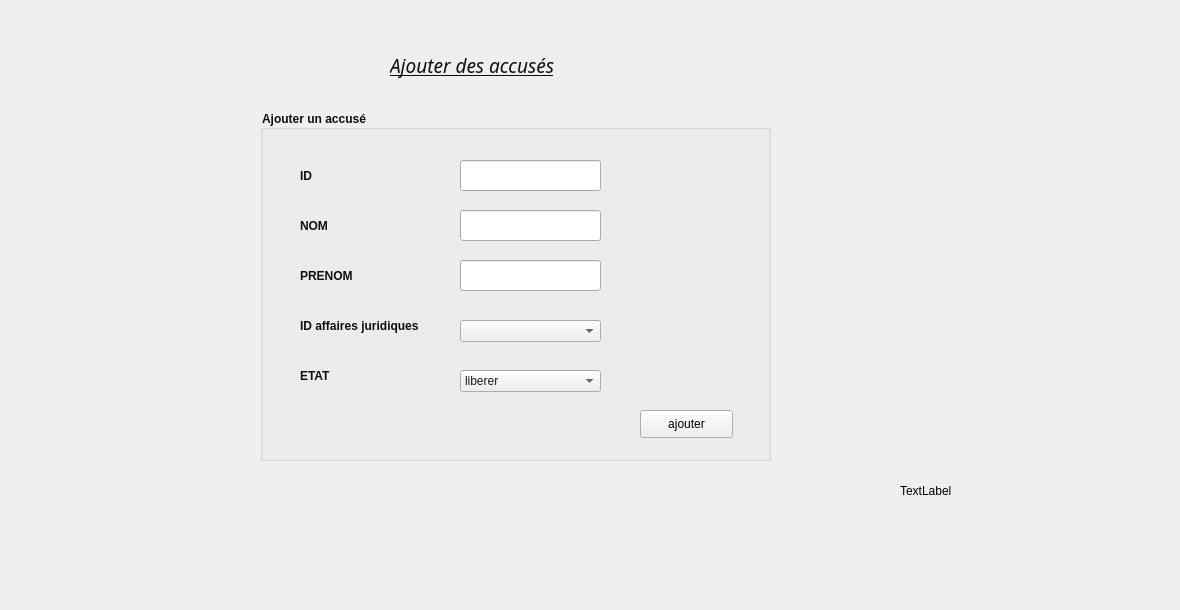
    <widget class="QWidget" name="Ajouter">
     <attribute name="title">
      <string>Ajouter</string>
     </attribute>
     <widget class="QGroupBox" name="groupBox">
      <property name="geometry">
       <rect>
        <x>260</x>
        <y>110</y>
        <width>511</width>
        <height>351</height>
       </rect>
      </property>
      <property name="font">
       <font>
        <weight>75</weight>
        <bold>true</bold>
       </font>
      </property>
      <property name="styleSheet">
       <string notr="true">color: rgb(15, 15, 15);</string>
      </property>
      <property name="title">
       <string>Ajouter un accusé</string>
      </property>
      <widget class="QLabel" name="label_id">
       <property name="geometry">
        <rect>
         <x>40</x>
         <y>50</y>
         <width>91</width>
         <height>31</height>
        </rect>
       </property>
       <property name="font">
        <font>
         <weight>75</weight>
         <bold>true</bold>
        </font>
       </property>
       <property name="contextMenuPolicy">
        <enum>Qt::ActionsContextMenu</enum>
       </property>
       <property name="styleSheet">
        <string notr="true">color: rgb(15, 15, 15);</string>
       </property>
       <property name="text">
        <string>ID</string>
       </property>
      </widget>
      <widget class="QLabel" name="label_nom">
       <property name="geometry">
        <rect>
         <x>40</x>
         <y>100</y>
         <width>91</width>
         <height>31</height>
        </rect>
       </property>
       <property name="font">
        <font>
         <weight>75</weight>
         <bold>true</bold>
        </font>
       </property>
       <property name="styleSheet">
        <string notr="true">color: rgb(15, 15, 15);</string>
       </property>
       <property name="text">
        <string>NOM</string>
       </property>
      </widget>
      <widget class="QLabel" name="label_prenom">
       <property name="geometry">
        <rect>
         <x>40</x>
         <y>150</y>
         <width>91</width>
         <height>31</height>
        </rect>
       </property>
       <property name="font">
        <font>
         <weight>75</weight>
         <bold>true</bold>
        </font>
       </property>
       <property name="styleSheet">
        <string notr="true">color: rgb(15, 15, 15);</string>
       </property>
       <property name="text">
        <string>PRENOM</string>
       </property>
      </widget>
      <widget class="QLabel" name="label_affaire">
       <property name="geometry">
        <rect>
         <x>40</x>
         <y>200</y>
         <width>131</width>
         <height>31</height>
        </rect>
       </property>
       <property name="font">
        <font>
         <weight>75</weight>
         <bold>true</bold>
        </font>
       </property>
       <property name="styleSheet">
        <string notr="true">color: rgb(15, 15, 15);</string>
       </property>
       <property name="text">
        <string>ID affaires juridiques</string>
       </property>
      </widget>
      <widget class="QLabel" name="label_etat">
       <property name="geometry">
        <rect>
         <x>40</x>
         <y>250</y>
         <width>91</width>
         <height>31</height>
        </rect>
       </property>
       <property name="font">
        <font>
         <weight>75</weight>
         <bold>true</bold>
        </font>
       </property>
       <property name="styleSheet">
        <string notr="true">color: rgb(15, 15, 15);</string>
       </property>
       <property name="text">
        <string>ETAT</string>
       </property>
      </widget>
      <widget class="QPushButton" name="pushButton_ajouter">
       <property name="geometry">
        <rect>
         <x>380</x>
         <y>300</y>
         <width>93</width>
         <height>28</height>
        </rect>
       </property>
       <property name="styleSheet">
        <string notr="true">color: rgb(0, 0, 0);</string>
       </property>
       <property name="text">
        <string>ajouter</string>
       </property>
      </widget>
      <widget class="QLineEdit" name="lineEdit_id_ajou">
       <property name="geometry">
        <rect>
         <x>200</x>
         <y>50</y>
         <width>141</width>
         <height>31</height>
        </rect>
       </property>
       <property name="styleSheet">
        <string notr="true">color: rgb(0, 0, 0);</string>
       </property>
      </widget>
      <widget class="QLineEdit" name="lineEdit_nom_aj">
       <property name="geometry">
        <rect>
         <x>200</x>
         <y>100</y>
         <width>141</width>
         <height>31</height>
        </rect>
       </property>
       <property name="styleSheet">
        <string notr="true">color: rgb(52, 52, 52);</string>
       </property>
      </widget>
      <widget class="QLineEdit" name="lineEdit_pren_aj">
       <property name="geometry">
        <rect>
         <x>200</x>
         <y>150</y>
         <width>141</width>
         <height>31</height>
        </rect>
       </property>
       <property name="styleSheet">
        <string notr="true">color: rgb(16, 16, 16);</string>
       </property>
      </widget>
      <widget class="QComboBox" name="comboBox_aj">
       <property name="geometry">
        <rect>
         <x>200</x>
         <y>260</y>
         <width>141</width>
         <height>22</height>
        </rect>
       </property>
       <property name="styleSheet">
        <string notr="true">color: rgb(25, 25, 25);</string>
       </property>
       <item>
        <property name="text">
         <string>liberer</string>
        </property>
       </item>
       <item>
        <property name="text">
         <string>prisonier</string>
        </property>
       </item>
      </widget>
      <widget class="QComboBox" name="comboBox_affaire">
       <property name="geometry">
        <rect>
         <x>200</x>
         <y>210</y>
         <width>141</width>
         <height>22</height>
        </rect>
       </property>
      </widget>
     </widget>
     <widget class="QLabel" name="label_7">
      <property name="geometry">
       <rect>
        <x>390</x>
        <y>50</y>
        <width>261</width>
        <height>31</height>
       </rect>
      </property>
      <property name="font">
       <font>
        <family>Calibri Light</family>
        <pointsize>14</pointsize>
        <italic>true</italic>
        <underline>true</underline>
       </font>
      </property>
      <property name="styleSheet">
       <string notr="true">color: rgb(15, 15, 15);</string>
      </property>
      <property name="text">
       <string>Ajouter des accusés</string>
      </property>
     </widget>
     <widget class="QLabel" name="label_id_photo">
      <property name="geometry">
       <rect>
        <x>160</x>
        <y>270</y>
        <width>91</width>
        <height>31</height>
       </rect>
      </property>
      <property name="font">
       <font>
        <weight>75</weight>
        <bold>true</bold>
       </font>
      </property>
      <property name="text">
       <string/>
      </property>
     </widget>
     <widget class="QLabel" name="label_logo">
      <property name="geometry">
       <rect>
        <x>900</x>
        <y>380</y>
        <width>271</width>
        <height>221</height>
       </rect>
      </property>
      <property name="text">
       <string>TextLabel</string>
      </property>
     </widget>
     <zorder>label_7</zorder>
     <zorder>label_id_photo</zorder>
     <zorder>label_logo</zorder>
     <zorder>groupBox</zorder>
    </widget>
